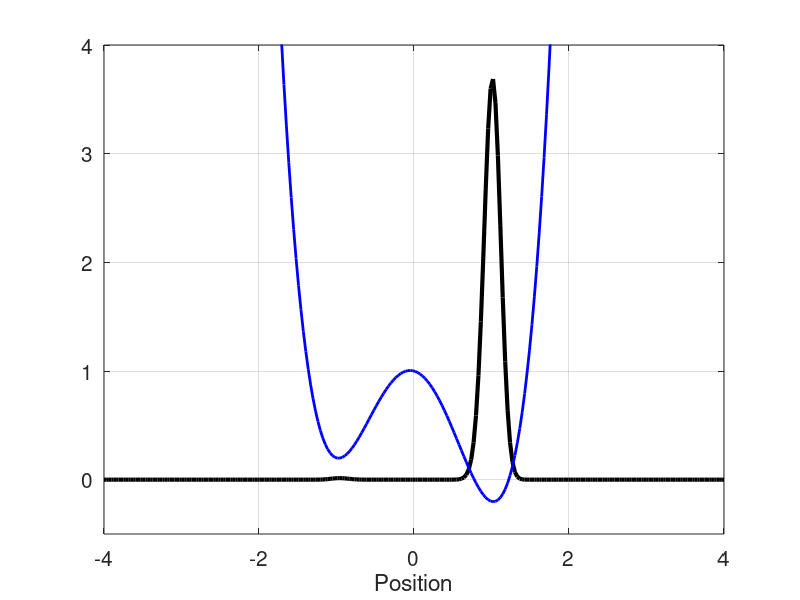

This chart was generated by the following MATLAB code:
% This script aims to find the minimum of a function by imposing this
% function as the potential of a Hamiltion for which the system
% undergoes adiabatic evolution. The system starts out 
% in the ground state of a harmonic oscillater. Then, the potential
% is gradually changed into another one - the one we wish to minimize. 
% If this is done sufficiently slowly, the system will remain in the 
% current ground state.
% 
% Next, in order to localize the minimum, we allow for the mass of the
% quantum particle to increas - rendering a ground state with a much
% smaller width.
%
% In both these two phases, the evolution is simulated using split 
% operator techniques. The potential and the kinetic energy change roles
% in the two phases.
%
% Time inputs
% Nstep   - the number time steps in the first phase
% Tphase1 - the duration of first phase
% Tphase2 - the duration of the second phase, the one with increasing mass
%
% Numerical input parameters
% N     - number of grid points, should be 2^n for FFT's sake
% L     - the size of the numerical domain; it extends from -L/2 to L/2
% 
% Function inputs
% Vinit     - intial, harmonic potential
% Vfinal    - potential to be minimized
% sFunk     - time-dependent function shiftling smootly from 1 to 0
% mFunk     - the time-dependent mass - for phase 2
%
% All input parameters are hard coded initially.
%

%
% Numerical input parameters
%
% Spatial inputs
N = 256;
L = 8;

% Time inputs
Nstep  =  500;
Tphase1 = 20;
Tphase2 = 150;

% Window for plotting
W = [-4 4 -.5 4];

% Initial potential
Vinit = @(x) 0.5*x.^2;

% Final potential - the one we want to minimize
Vfinal = @(x) (x.^2-1).^2 - x/5;

% Transition functions
% To change potential
sFunk = @(t) 0.5*(1 + cos(pi/Tphase1*t));
% To change kinetic energy
mFunk = @(t) 1 + 0.01*t^2;

% Time-dependent potential, phase 1
Pot = @(t,x) sFunk(t).*Vinit(x) + (1-sFunk(t)).*Vfinal(x);

% Set up the grid.
x = linspace(-L/2, L/2, N)';
h = L/(N-1);

% Set up kinetic energy matrix by means of the fast Fourier transform
k = 2*pi/(N*h)*[0:(N/2-1), (-N/2:-1)];          % Vector with k-values
% Fourier transform the identity matrix:
Tmat = fft(eye(N));
% Multiply by (ik)^2
Tmat = diag(-k.^2)*Tmat;
% Transform back to x-representation
Tmat = ifft(Tmat);
Tmat = -1/2*Tmat;            % Correct prefactor

% Time step
dt = Tphase1/Nstep;

% Initiate time
t=0;

% Initial state, ground state of the harmonic oscillator with k=1
Psi = pi^(-.25)*exp(-x.^2/2);                              

% Create plots
figure(1)
plWF = plot(x,abs(Psi).^2, 'k-', 'linewidth', 3);
hold on
plPot = plot(x, Vinit(x), 'b', 'linewidth', 2);
hold off
xlabel('Position')
set(gca, 'fontsize', 15)
grid on
axis(W)

% Half propagator for kinetic energy
UT_half = expm(-1i*Tmat*dt/2);    

% Propagate phase 1
t = 0;
while t < Tphase1
  % Half kinetic energy
  Psi = UT_half * Psi;              
  % Potential energy propagator
  Psi = diag(exp(-1i*Pot(t,x)*dt))*Psi;
  % Half kinetic energy
  Psi = UT_half * Psi;
  
  % Plot propagation of wave function and pulse on the fly
  set(plWF, 'ydata', abs(Psi).^2);  
  set(plPot, 'ydata', Pot(t,x));
  drawnow
  axis(W)
  
  % Update time
  t = t+dt;
end


% Entering pahse 2, where the potential stays constant but the mass,
% and thus also the kinetic energy, changes in time
%
% Half propagator for potential
Upot_half = diag(exp(-1i*Vfinal(x)*dt/2));

% Propagate
while t < Tphase1 + Tphase2
  % Half potential energy
  Psi = Upot_half * Psi;              
  % Kinetic energy propagator
  Mass = mFunk(t-Tphase1);
  UT = diag(exp(-1i*dt*(k.^2)/(2*Mass)));
  Phi = fft(Psi);
  Phi = UT*Phi;
  Psi = ifft(Phi);
  % Half potential energy
  Psi = Upot_half * Psi;              
  
  % Plot propagation of wave function and pulse on the fly
  set(plWF, 'ydata', abs(Psi).^2);  
  drawnow
  axis(W)
  
  % Update time
  t = t+dt;
end

